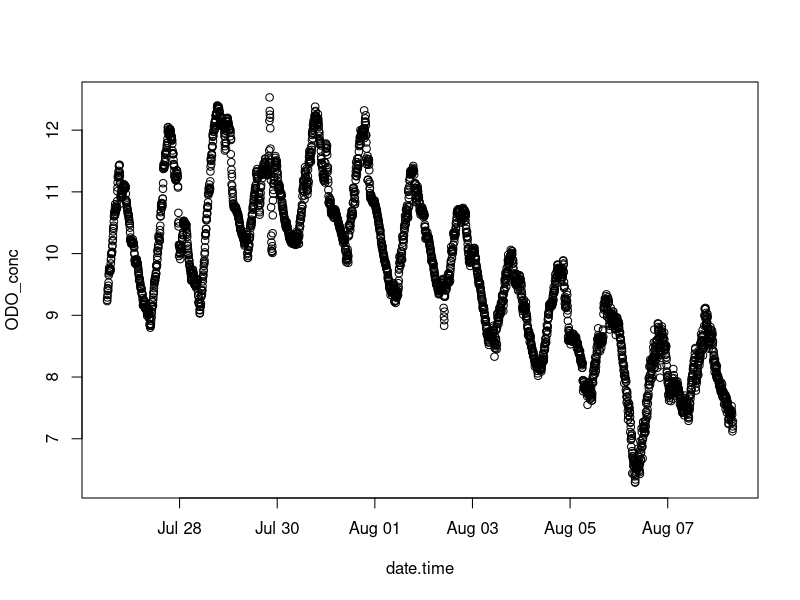
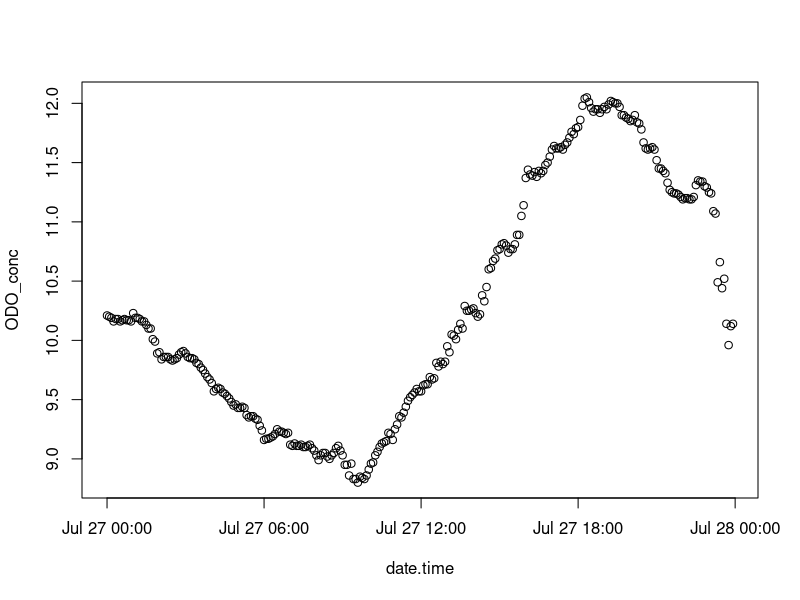

Here is the R script that generated these plots, in order:
# MEtabolism Calculations for YSI

# Import the data 

    YSI <- read.table("./data/chalgrove_lake_2019-08-08.csv", header = T, sep = ",")
    
# Fix the stupid time date thing
    
    YSI$date.time <- as.POSIXct(YSI$date.time)

# Data Visualization
    
    plot(ODO_conc ~ date.time, data = YSI)
    plot(ODO_conc ~ date.time, data = YSI, subset = date == "7/27/2019")
    